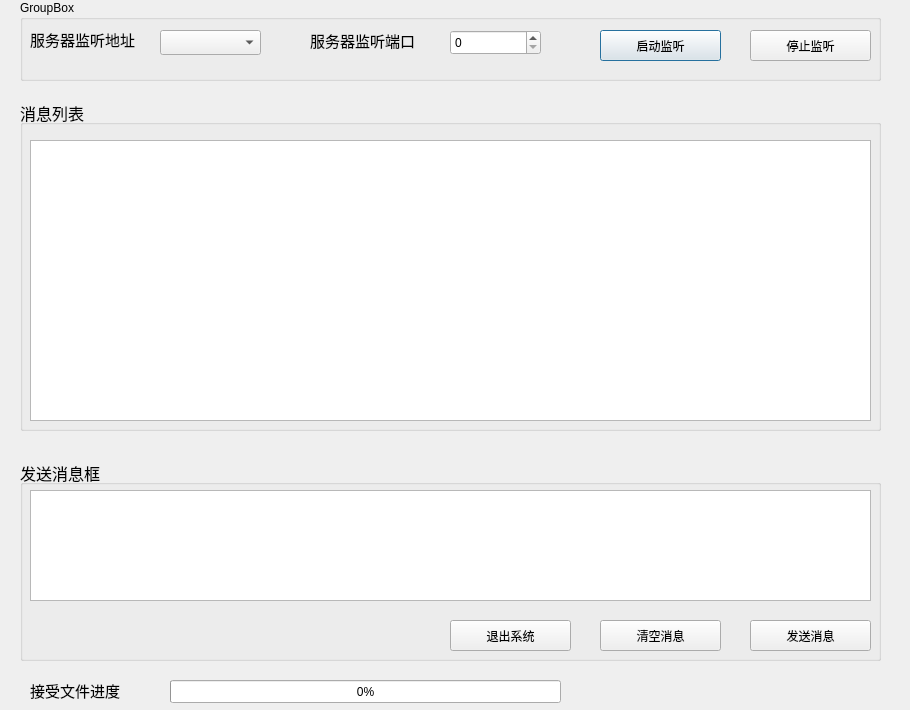
<?xml version="1.0" encoding="UTF-8"?>
<ui version="4.0">
 <class>Dialog</class>
 <widget class="QDialog" name="Dialog">
  <property name="geometry">
   <rect>
    <x>0</x>
    <y>0</y>
    <width>910</width>
    <height>710</height>
   </rect>
  </property>
  <property name="windowTitle">
   <string>Dialog</string>
  </property>
  <widget class="QLabel" name="label">
   <property name="geometry">
    <rect>
     <x>30</x>
     <y>30</y>
     <width>131</width>
     <height>19</height>
    </rect>
   </property>
   <property name="font">
    <font>
     <pointsize>11</pointsize>
    </font>
   </property>
   <property name="text">
    <string>服务器监听地址</string>
   </property>
  </widget>
  <widget class="QLabel" name="label_2">
   <property name="geometry">
    <rect>
     <x>310</x>
     <y>30</y>
     <width>131</width>
     <height>21</height>
    </rect>
   </property>
   <property name="font">
    <font>
     <pointsize>11</pointsize>
    </font>
   </property>
   <property name="text">
    <string>服务器监听端口</string>
   </property>
  </widget>
  <widget class="QSpinBox" name="spinBox">
   <property name="geometry">
    <rect>
     <x>450</x>
     <y>30</y>
     <width>91</width>
     <height>25</height>
    </rect>
   </property>
  </widget>
  <widget class="QPlainTextEdit" name="plainTextEdit">
   <property name="geometry">
    <rect>
     <x>30</x>
     <y>140</y>
     <width>841</width>
     <height>281</height>
    </rect>
   </property>
  </widget>
  <widget class="QPushButton" name="pushButton">
   <property name="geometry">
    <rect>
     <x>600</x>
     <y>30</y>
     <width>121</width>
     <height>31</height>
    </rect>
   </property>
   <property name="text">
    <string>启动监听</string>
   </property>
  </widget>
  <widget class="QPushButton" name="pushButton_2">
   <property name="geometry">
    <rect>
     <x>750</x>
     <y>30</y>
     <width>121</width>
     <height>31</height>
    </rect>
   </property>
   <property name="text">
    <string>停止监听</string>
   </property>
  </widget>
  <widget class="QPlainTextEdit" name="plainTextEdit_2">
   <property name="geometry">
    <rect>
     <x>30</x>
     <y>490</y>
     <width>841</width>
     <height>111</height>
    </rect>
   </property>
  </widget>
  <widget class="QPushButton" name="pushButton_3">
   <property name="geometry">
    <rect>
     <x>600</x>
     <y>620</y>
     <width>121</width>
     <height>31</height>
    </rect>
   </property>
   <property name="text">
    <string>清空消息</string>
   </property>
  </widget>
  <widget class="QPushButton" name="pushButton_4">
   <property name="geometry">
    <rect>
     <x>750</x>
     <y>620</y>
     <width>121</width>
     <height>31</height>
    </rect>
   </property>
   <property name="text">
    <string>发送消息</string>
   </property>
  </widget>
  <widget class="QPushButton" name="pushButton_5">
   <property name="geometry">
    <rect>
     <x>450</x>
     <y>620</y>
     <width>121</width>
     <height>31</height>
    </rect>
   </property>
   <property name="text">
    <string>退出系统</string>
   </property>
  </widget>
  <widget class="QLabel" name="label_5">
   <property name="geometry">
    <rect>
     <x>30</x>
     <y>680</y>
     <width>131</width>
     <height>21</height>
    </rect>
   </property>
   <property name="font">
    <font>
     <pointsize>11</pointsize>
    </font>
   </property>
   <property name="text">
    <string>接受文件进度</string>
   </property>
  </widget>
  <widget class="QProgressBar" name="progressBar">
   <property name="geometry">
    <rect>
     <x>170</x>
     <y>680</y>
     <width>391</width>
     <height>23</height>
    </rect>
   </property>
   <property name="value">
    <number>0</number>
   </property>
  </widget>
  <widget class="QComboBox" name="comboBox">
   <property name="geometry">
    <rect>
     <x>160</x>
     <y>30</y>
     <width>101</width>
     <height>25</height>
    </rect>
   </property>
  </widget>
  <widget class="QGroupBox" name="groupBox">
   <property name="geometry">
    <rect>
     <x>20</x>
     <y>0</y>
     <width>861</width>
     <height>81</height>
    </rect>
   </property>
   <property name="title">
    <string>GroupBox</string>
   </property>
  </widget>
  <widget class="QGroupBox" name="groupBox_2">
   <property name="geometry">
    <rect>
     <x>20</x>
     <y>100</y>
     <width>861</width>
     <height>331</height>
    </rect>
   </property>
   <property name="font">
    <font>
     <pointsize>12</pointsize>
    </font>
   </property>
   <property name="title">
    <string>消息列表</string>
   </property>
  </widget>
  <widget class="QGroupBox" name="groupBox_3">
   <property name="geometry">
    <rect>
     <x>20</x>
     <y>460</y>
     <width>861</width>
     <height>201</height>
    </rect>
   </property>
   <property name="font">
    <font>
     <pointsize>12</pointsize>
    </font>
   </property>
   <property name="title">
    <string>发送消息框</string>
   </property>
  </widget>
  <zorder>groupBox_3</zorder>
  <zorder>groupBox_2</zorder>
  <zorder>groupBox</zorder>
  <zorder>label</zorder>
  <zorder>label_2</zorder>
  <zorder>spinBox</zorder>
  <zorder>plainTextEdit</zorder>
  <zorder>pushButton</zorder>
  <zorder>pushButton_2</zorder>
  <zorder>plainTextEdit_2</zorder>
  <zorder>pushButton_3</zorder>
  <zorder>pushButton_4</zorder>
  <zorder>pushButton_5</zorder>
  <zorder>label_5</zorder>
  <zorder>progressBar</zorder>
  <zorder>comboBox</zorder>
 </widget>
 <resources/>
 <connections/>
</ui>
